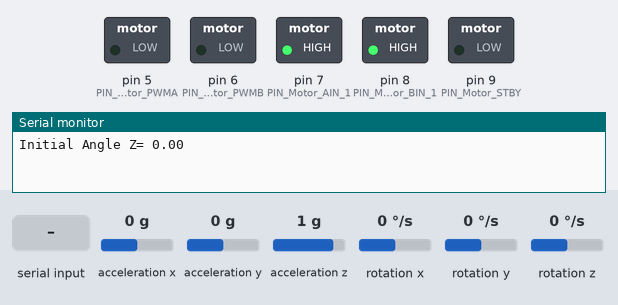
Simulated run of this program. Board: Arduino Uno, built with avr-gcc and run on an emulated ATmega328P. Parts: switched loads named in the program (green lamp = pin HIGH), the last lines printed to the serial monitor. Inputs (shaded band) come from the test bench; at power-on: rotation z 0 °/s, acceleration x 0 g, acceleration y 0 g, acceleration z 1 g, rotation x 0 °/s, rotation y 0 °/s.

Above: at 4.2 s.
4.3 s: "0" received over the second serial link
At 4.9 s:
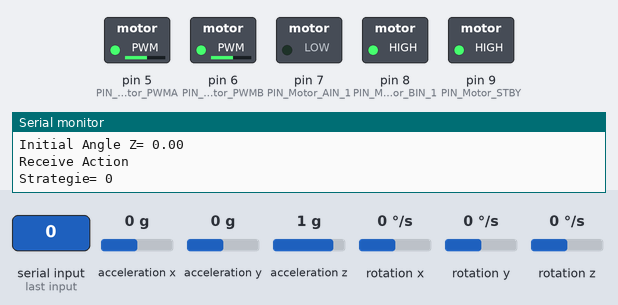
5.8 s: rotation z set to -192 °/s
At 6.4 s:
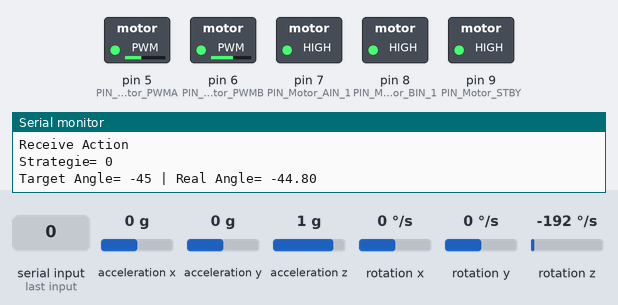
7.5 s: acceleration x set to -1.4 g
At 8.4 s:
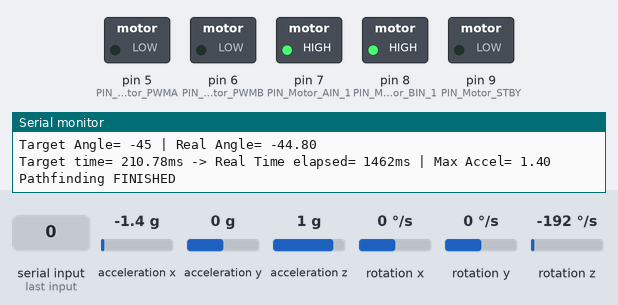
9.0 s: "1" received over the second serial link
At 9.7 s:
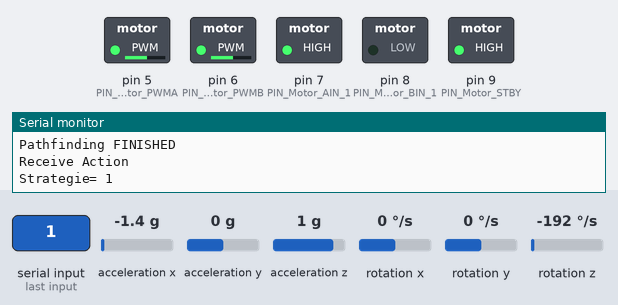
Timing chart, 0 to 11.5 s (numbered marks = the images above; inputs shaded):
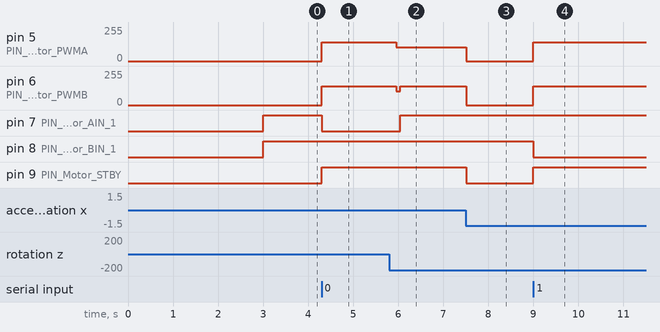

The program:

main.cpp
```cpp
#include <Arduino.h>
#include <MPU6050_tockn.h>
#include <SoftwareSerial.h>
#include <LinkedList.h>
#include <Wire.h>


#define PIN_Motor_PWMA 5
#define PIN_Motor_PWMB 6
#define PIN_Motor_BIN_1 8
#define PIN_Motor_AIN_1 7
#define PIN_Motor_STBY 9
#define SPEED_MAX 255
#define REF_TIME_CM 50 //(en MS)
#define AGENT_VELOCITY 30 //(en PX pour Jumeau Numérique)
#define X_REDUCT_FACTOR 10 // /10 = *0.1
#define Y_REDUCT_FACTOR 5  // /5  = *0.2


void manageMotors(int percentSpeedL, int percentSpeedR);
bool process_action();
void fonction_test();


SoftwareSerial nodeSerial(2, 3);     //RX -> PWM   |   TX -> DIGITAL
MPU6050 mpu(Wire);

// Taille de l'environnement= Simulation-> 944px * 800px  | Réel-> 188CM(944*0.2) * 80CM(800*0.1)    >> 1px= 1MM

//>>      EXEMPLE MOUVEMENT POUR 30px --> 6CM     <<
    // Mouvement Double Numérique en ligne droite= (Axe Y || Axe X)-> 30px                          >> Y= 30 * cos(0° ou 180°)= +/- 30     X= 30 * sin(90° ou -90°)= +/- 30
    // Mouvement Réel Robot en ligne droite= Axe Y-> 6CM(30*0.2) & Axe X-> 3CM(30*0.1)
    // Mouvement Double Numérique en diagonale= Axe Y-> 21.2px & Axe X-> 21.1px                    >> Y= 30 * cos(45° ou -45°)= 21.21  X= 21.1 * sin(45° ou -45°)= +/- 21.21
    // Mouvement Réel Robot en diagonale= Axe Y-> 4.24CM(21.21*0.2) & Axe X-> 2.12CM(21.21*0.1)
String strategy= "";
bool canPathFinding= false;
unsigned long prevTime= 0;
unsigned long prevWaitTime= 0;
unsigned long prevRotationTime= 0;
unsigned long rotationTimeInterval= 10000;
int index= 0;
int target_angle= 0;
int prev_angle= 0;
bool actionFinished= false;
float *gyroData[3];
bool pathfindingFinished= false;
int action_iterator= 0;
bool isSameAction= false;
float max_accel= 0;
unsigned long i= 0;
char current_action= '6';
unsigned long time= 0;
int sL= 0;
int sR= 0;

void setup() {
  // put your setup code here, to run once:
  Serial.begin(9600);
  nodeSerial.begin(9600);
  mpu.begin();
  mpu.calcGyroOffsets();
  pinMode(PIN_Motor_PWMA, OUTPUT);
  pinMode(PIN_Motor_PWMB, OUTPUT);
  pinMode(PIN_Motor_AIN_1, OUTPUT);
  pinMode(PIN_Motor_BIN_1, OUTPUT);
  pinMode(PIN_Motor_STBY, OUTPUT);
  digitalWrite(PIN_Motor_AIN_1, HIGH);
  digitalWrite(PIN_Motor_BIN_1, HIGH);
  digitalWrite(PIN_Motor_STBY, LOW);
  mpu.update();
  Serial.println("");
  Serial.println("Initial Angle Z= " + String(mpu.getGyroAngleZ()));
  manageMotors(0, 0);
}


void loop() {
  // put your main code here, to run repeatedly:
  //RECUPERATION DE LA STRATEGIE VENANT DU NODEMCU
  while (nodeSerial.available() > 0) {
    Serial.println("Receive Action");
    if (pathfindingFinished == true) {
      pathfindingFinished= false;
      index= 0;
      action_iterator= 0;
      strategy= "";
    }
    strategy+= char(nodeSerial.read());
    Serial.println("Strategie= " + strategy);


  }
  if (pathfindingFinished == false && strategy.length() > 0) {
    mpu.update();
    current_action= strategy[index];
    actionFinished= process_action();
    if (actionFinished == true) {
      index++;
      actionFinished= false;
      isSameAction= false;
      if (index == strategy.length()) {
        Serial.println("Pathfinding FINISHED");
        manageMotors(0, 0);
        pathfindingFinished= true;

      }
    }
  }
}


bool process_action() {
  bool isFinished= false;
  float angle= mpu.getGyroAngleZ();
  if (current_action == '0') {
    //Update de l'angle cible et correction de la valeur d'angle réel
    if (isSameAction == false) {
      target_angle-= 45;
      isSameAction= true;
    }
    //Processing de la rotation
    if (round(angle) <= target_angle) {
      Serial.println("Target Angle= " + String(target_angle) + " | Real Angle= " + String(angle));
      manageMotors(0, 0);
      isSameAction= false;
      current_action= '2';
    } else if (abs(abs(round(angle)) - abs(target_angle)) > 15) {
      if (sL != 55 || sR != -55) {
        sL= 55;
        sR= -55;
        manageMotors(sL, sR);
      }
    } else {
      if (sL != 40 || sR != -40) {
        sL= 40;
        sR= -40;
        manageMotors(sL, sR);
      }
    }

  } else if (current_action == '1') {
    if (isSameAction == false) {
      target_angle+= 45;
      isSameAction= true;
    }
    //Processing de la rotation
    if (round(angle) >= target_angle) {
      Serial.println("Target Angle= " + String(target_angle) + " | Real Angle= " + String(angle));
      if (sL != 0 || sR != 0) {
        sL= 0;
        sR= 0;
        manageMotors(sL, sR);
      }
      isSameAction= false;
      current_action= '2';
    } else if (abs(abs(round(angle)) - abs(target_angle)) > 15) {
      if (sL != -55 || sR != 55) {
        sL= -55;
        sR= 55;
        manageMotors(sL, sR);
      }
    } else {
      if (sL != -40 || sR != 40) {
        sL= -40;
        sR= 40;
        manageMotors(sL, sR);
      }
    }
  } if (current_action == '2') {
    if (isSameAction == false) {
      prevTime= millis();
      max_accel= abs(mpu.getAccX() + mpu.getAccY());
      isSameAction= true;
    }
    float x_dist= (AGENT_VELOCITY * sin(mpu.getGyroZ()* DEG_TO_RAD)) / X_REDUCT_FACTOR;
    float y_dist= (AGENT_VELOCITY * cos(mpu.getGyroZ()* DEG_TO_RAD)) / Y_REDUCT_FACTOR;
    float final_dist= sqrt(pow(x_dist, 2) + pow(y_dist, 2));
    time= millis();
    while ((time - prevTime) < REF_TIME_CM * final_dist/ max_accel) {
      mpu.update();
      if (abs(mpu.getAccX() + mpu.getAccY()) > max_accel){
        max_accel= abs(mpu.getAccX() + mpu.getAccY());
      }
      if (angle < target_angle) {
        if (sL != 40 || sR != 55) {
          sL= 40;
          sR= 55;
          manageMotors(sL, sR);
        }
      } else if (angle > target_angle) {
        if (sL != 55 || sR != 40) {
          sL= 55;
          sR= 40;
          manageMotors(sL, sR);
        }
      } else {
        if (sL != 55 || sR != 55) {
          sL= 55;
          sR= 55;
          manageMotors(sL, sR);
        }
      }
      time= millis();
    } if (current_action == '.'){
      manageMotors(0, 0);
    }
    Serial.println("Target time= " + String(REF_TIME_CM * final_dist/ max_accel) + "ms -> Real Time elapsed= " + String(time - prevTime) + "ms | Max Accel= " + String(max_accel));
    manageMotors(0, 0);
    isFinished= true;
    isSameAction= false;

  }
  return isFinished;
}


void manageMotors(int percentSpeedL, int percentSpeedR){
  digitalWrite(PIN_Motor_STBY, HIGH);
  int speedL= round(percentSpeedL*2.55);
  int speedR= round(percentSpeedR*2.55);
  if((percentSpeedL > 100)){
    speedL= SPEED_MAX;
  } if ((percentSpeedL < -100)){
    speedL= -SPEED_MAX;
  }
  if((percentSpeedR > 100)){
    speedR= SPEED_MAX;
  } if ((percentSpeedR < -100)){
    speedR= -SPEED_MAX;
  }
  if (speedL == 0 && speedR == 0){
    digitalWrite(PIN_Motor_STBY, LOW);
    analogWrite(PIN_Motor_PWMA, 0);
    analogWrite(PIN_Motor_PWMB, 0);
  }


  else {
    if (speedL > 0) {
      digitalWrite(PIN_Motor_BIN_1, HIGH);
      analogWrite(PIN_Motor_PWMB, speedL);
    } else if ( speedL == 0){
      analogWrite(PIN_Motor_PWMB, 0);
      digitalWrite(PIN_Motor_BIN_1, HIGH);
    } else {
      digitalWrite(PIN_Motor_BIN_1, LOW);
      analogWrite(PIN_Motor_PWMB, abs(speedL));
    }


    if (speedR > 0) {
      digitalWrite(PIN_Motor_AIN_1, HIGH);
      analogWrite(PIN_Motor_PWMA, speedR);
    } else if ( speedR == 0){
      analogWrite(PIN_Motor_PWMA, 0);
      digitalWrite(PIN_Motor_AIN_1, HIGH);
    } else {
      digitalWrite(PIN_Motor_AIN_1, LOW);
      analogWrite(PIN_Motor_PWMA, abs(speedR));
    }
  }
}
```

Measured:
- after the input at 4.3 s, pin 5 (PIN_Motor_PWMA), pin 6 (PIN_Motor_PWMB): 0/255 → 140/255 at once; pin 7 (PIN_Motor_AIN_1): HIGH → LOW at once; pin 9 (PIN_Motor_STBY): LOW → HIGH at once
- after the input at 5.8 s, pin 5 (PIN_Motor_PWMA): 140/255 → 102/255 after 0.16 s; pin 6 (PIN_Motor_PWMB): 140/255 → 102/255 after 0.16 s, → 140/255 0.08 s later; pin 7 (PIN_Motor_AIN_1): LOW → HIGH after 0.24 s
- after the input at 7.5 s, pin 5 (PIN_Motor_PWMA): 102/255 → 0/255 at once; pin 6 (PIN_Motor_PWMB): 140/255 → 0/255 at once; pin 9 (PIN_Motor_STBY): HIGH → LOW at once
- after the input at 9.0 s, pin 5 (PIN_Motor_PWMA), pin 6 (PIN_Motor_PWMB): 0/255 → 140/255 at once; pin 8 (PIN_Motor_BIN_1): HIGH → LOW at once; pin 9 (PIN_Motor_STBY): LOW → HIGH at once
